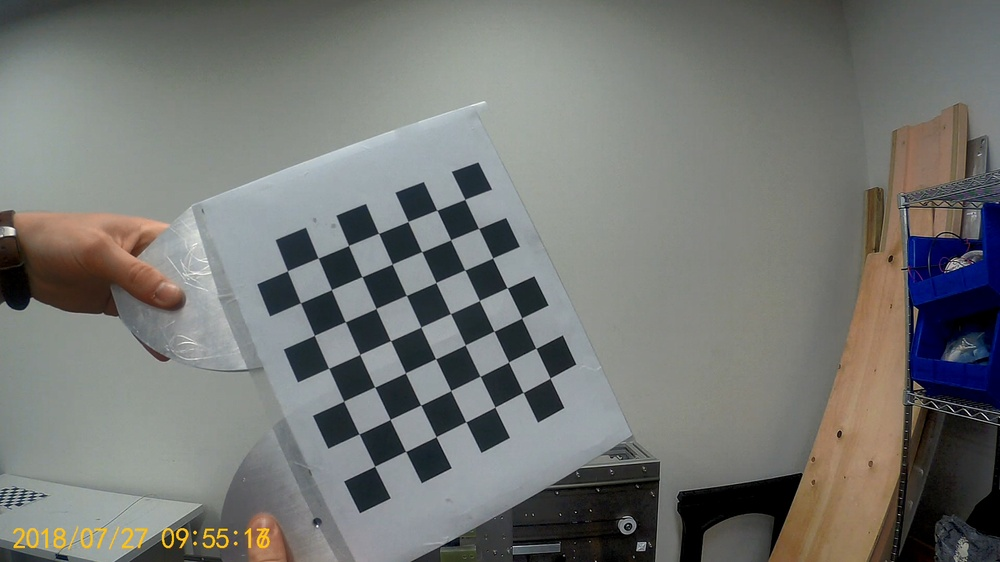
#> input picture Distortion Calibration/samples/1.1.jpg, 1000 x 562 px, shrunk from 1920 x 1080 before the run; its folder holds only this picture in this run
$ python calibrateCamera.py samples/1.1.jpg
#> lines starting #> are read from the running program, lines starting #| are printed output that depends on the picture; long printed decimals are rounded
### Distortion Calibration/common.py
#!/usr/bin/env python

'''
This module contains some common routines used by other samples.
'''

# Python 2/3 compatibility
from __future__ import print_function
import sys
PY3 = sys.version_info[0] == 3

if PY3:
    from functools import reduce

import numpy as np
import cv2 as cv

# built-in modules
import os
import itertools as it
from contextlib import contextmanager

image_extensions = ['.bmp', '.jpg', '.jpeg', '.png', '.tif', '.tiff', '.pbm', '.pgm', '.ppm']

class Bunch(object):
    def __init__(self, **kw):
        self.__dict__.update(kw)
    def __str__(self):
        return str(self.__dict__)

def splitfn(fn):
    path, fn = os.path.split(fn)
    name, ext = os.path.splitext(fn)
    return path, name, ext

def anorm2(a):
    return (a*a).sum(-1)
def anorm(a):
    return np.sqrt( anorm2(a) )

# [44 lines left out: functions homotrans, to_rect, rect2rect_mtx, lookat, mtx2rvec, draw_str, not called in this run]

class Sketcher:
    # [8 lines left out: function __init__, not called in this run]

    def show(self):
        cv.imshow(self.windowname, self.dests[0])

    # [13 lines left out: function on_mouse, not called in this run]


# palette data from matplotlib/_cm.py
_jet_data =   {'red':   ((0., 0, 0), (0.35, 0, 0), (0.66, 1, 1), (0.89,1, 1),
                         (1, 0.5, 0.5)),
               'green': ((0., 0, 0), (0.125,0, 0), (0.375,1, 1), (0.64,1, 1),
                         (0.91,0,0), (1, 0, 0)),
               'blue':  ((0., 0.5, 0.5), (0.11, 1, 1), (0.34, 1, 1), (0.65,0, 0),
                         (1, 0, 0))}

cmap_data = { 'jet' : _jet_data }

# [14 lines left out: function make_cmap, not called in this run]

def nothing(*arg, **kw):
    pass

def clock():
    return cv.getTickCount() / cv.getTickFrequency()

# [8 lines left out: function Timer, not called in this run]

class StatValue:
    def __init__(self, smooth_coef = 0.5):
        self.value = None
        self.smooth_coef = smooth_coef
    # [6 lines left out: function update, not called in this run]

class RectSelector:
    # [31 lines left out: functions __init__, onmouse, draw, not called in this run]
    @property
    def dragging(self):
        return self.drag_rect is not None


# [24 lines left out: functions grouper, mosaic, not called in this run]

def getsize(img):
    h, w = img.shape[:2]
    return w, h

def mdot(*args):
    return reduce(np.dot, args)

# [4 lines left out: function draw_keypoints, not called in this run]

### Distortion Calibration/calibrateCamera.py
#!/usr/bin/env python

'''
camera calibration for distorted images with chess board samples
reads distorted images, calculates the calibration and write undistorted images

usage:
    calibrate.py [--debug <output path>] [--square_size] [<image mask>]

default values:
    --debug:    ./output/
    --square_size: 1.0
    <image mask> defaults to ../data/left*.jpg
'''

# Python 2/3 compatibility
from __future__ import print_function

import numpy as np
import cv2 as cv

# local modules
from common import splitfn

# built-in modules
import os

if __name__ == '__main__':
    import sys
    import getopt
    from glob import glob

    args, img_mask = getopt.getopt(sys.argv[1:], '', ['debug=', 'square_size=', 'threads='])
    args = dict(args)
    args.setdefault('--debug', './output/')
    args.setdefault('--square_size', 1.0)
    args.setdefault('--threads', 4)
    if not img_mask:
        img_mask = 'Samples/*.jpg'  # default
    else:


        img_mask = img_mask[0]

    img_names = glob(img_mask)
    debug_dir = args.get('--debug')
    if debug_dir and not os.path.isdir(debug_dir):
        os.mkdir(debug_dir)
    square_size = float(args.get('--square_size'))

    pattern_size = (7, 7)
    pattern_points = np.zeros((np.prod(pattern_size), 3), np.float32)
    pattern_points[:, :2] = np.indices(pattern_size).T.reshape(-1, 2)
    pattern_points *= square_size
    clahe = cv.createCLAHE(clipLimit=2.0, tileGridSize=(8,8)) #contrast-limited histogram equalization
    obj_points = []
    img_points = []
    h, w = cv.imread(img_names[0], 0).shape[:2]  # TODO: use imquery call to retrieve results
#> h = 562; w = 1000

    def processImage(fn):
#> called with fn = 'samples/1.1.jpg'
        print('processing %s... ' % fn)
        img = cv.imread(fn, 0)
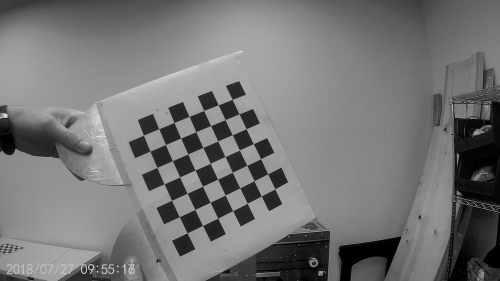
#> img: shape (562, 1000) (shown at 1/2 size); min 0, max 255, mean 116.9
        if img is None:
            print("Failed to load", fn)
            return None

        assert w == img.shape[1] and h == img.shape[0], ("size: %d x %d ... " % (img.shape[1], img.shape[0]))
        found, corners = cv.findChessboardCorners(img, pattern_size)
#> found = True; corners = 49 rows, first 8: [464.8, 199.4], [478.6, 228.4], [492.6, 258.1], [507.3, 287.7], [521.7, 318], [535.9, 348.3], [550.1, 378], [436.9, 210.3]
        if found:
            term = (cv.TERM_CRITERIA_EPS + cv.TERM_CRITERIA_COUNT, 30, 0.1)
            cv.cornerSubPix(img, corners, (5, 5), (-1, -1), term)

        if debug_dir:
            vis = cv.cvtColor(img, cv.COLOR_GRAY2BGR)
            cv.drawChessboardCorners(vis, pattern_size, corners, found)
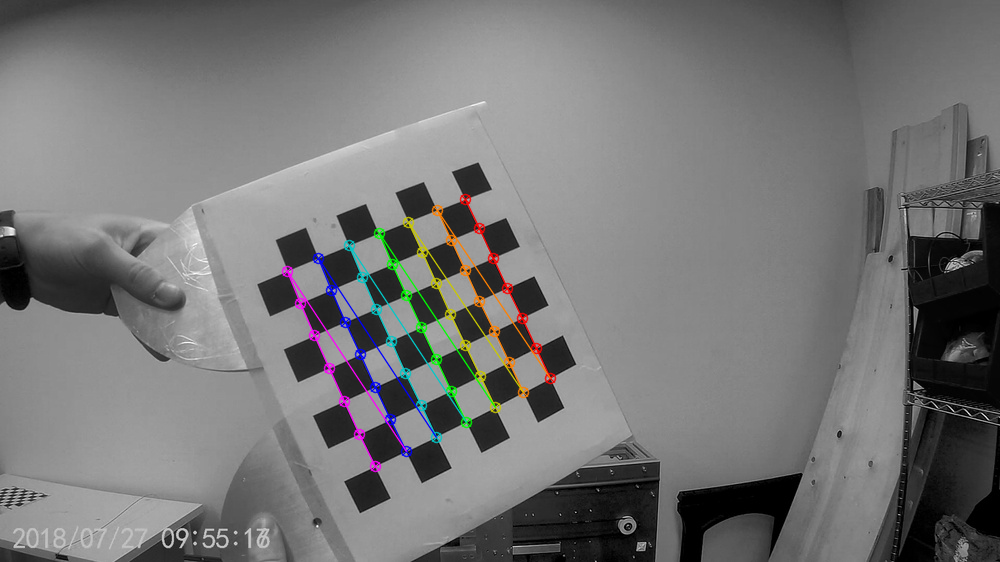
#> vis: shape (562, 1000, 3); mean B, G, R 116.9, 117, 117.2
            _path, name, _ext = splitfn(fn)
            outfile = os.path.join(debug_dir, name + '_chess.png')
            cv.imwrite(outfile, vis)

        if not found:
            print('chessboard not found')
            return None

        print('           %s... OK' % fn)
        return (corners.reshape(-1, 2), pattern_points)

    threads_num = int(args.get('--threads'))
    if threads_num <= 1:
        chessboards = [processImage(fn) for fn in img_names]
    else:
        print("Run with %d threads..." % threads_num)
        from multiprocessing.dummy import Pool as ThreadPool
        pool = ThreadPool(threads_num)
        chessboards = pool.map(processImage, img_names)
#> chessboards = 1 item

    chessboards = [x for x in chessboards if x is not None]
    for (corners, pattern_points) in chessboards:
        img_points.append(corners)
        obj_points.append(pattern_points)
#> this loop made 1 pass
#> after the loop, img_points = 1 point arrays, longest 49 points; obj_points = 1 item

    # calculate camera distortion
    rms, camera_matrix, dist_coefs, rvecs, tvecs = cv.calibrateCamera(obj_points, img_points, (w, h), None, None)
#> rms = 0.088; camera_matrix = [[784, 0, 543.3], [0, 827.1, 262.1], [0, 0, 1]]; dist_coefs = [[-0.742, -0.202, 0.0108, -0.0527, 5.55]]; rvecs = ([-0.498, -0.14, 1.11],); tvecs = ([-2.47, -1.89, 24.8],)

    print("\nRMS:", rms)
#| RMS: 0.08799
    print("camera matrix:\n", camera_matrix)
#| camera matrix:
#|  [[783.988   0.         543.340]
#|  [  0.         827.138 262.129]
#|  [  0.           0.           1.        ]]
    print("distortion coefficients: ", dist_coefs.ravel())
#| distortion coefficients:  [-0.7415 -0.2022  0.01078 -0.0527  5.551]

    # undistort the image with the calibration
    print('')
    for fn in img_names if debug_dir else []:
        path, name, ext = splitfn(fn)
        img_found = os.path.join(debug_dir, name + '_chess.png')
        outfile = os.path.join(debug_dir, name + '_undistorted.png')

        img = cv.imread(img_found)
        if img is None:
            continue

        h, w = img.shape[:2]
        newcameramtx, roi = cv.getOptimalNewCameraMatrix(camera_matrix, dist_coefs, (w, h), 0, (w, h))
#> newcameramtx = [[1520.2, 0, 438.3], [0, 1804.1, 280.2], [0, 0, 1]]; roi = (0, 0, 999, 561)

        dst = cv.undistort(img, camera_matrix, dist_coefs)
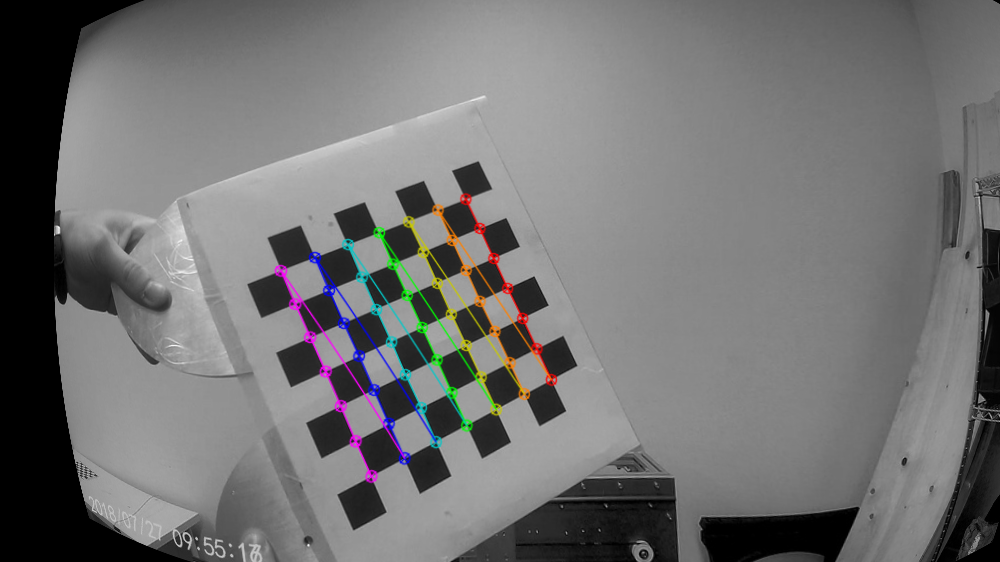
#> dst: shape (562, 1000, 3); mean B, G, R 113.8, 113.8, 114
        np.savez("CameraCalibration",Cmtx=camera_matrix,distortion=dist_coefs)
        # crop and save the image
        x, y, w, h = roi
#> x = 0; y = 0; w = 999; h = 561
        #dst = dst[y:y+h, x:x+w]

        print('Undistorted image written to: %s' % outfile)
        cv.imwrite(outfile, dst)

    cv.destroyAllWindows()

$ run again, on Distortion Calibration/samples/1.120.jpg
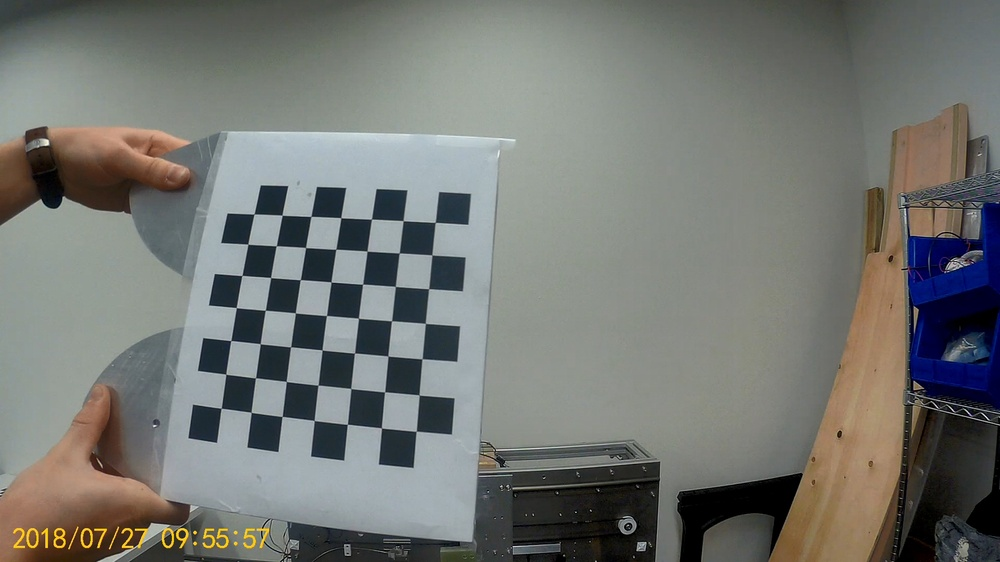
#> input picture Distortion Calibration/samples/1.120.jpg, 1000 x 562 px, shrunk from 1920 x 1080 before the run
#> `h, w = cv.imread(img_names[0], 0).shape[:2]`: h = 562; w = 1000
#> found = True; corners = 49 rows, first 8: [254, 214], [282.1, 215.2], [310.9, 216.4], [340.8, 217.7], [371.4, 219.1], [403.1, 220.7], [435.3, 222.4], [247.9, 244.1]
#> in processImage, `cv.drawChessboardCorners(vis, pattern_size, corners, found)`:
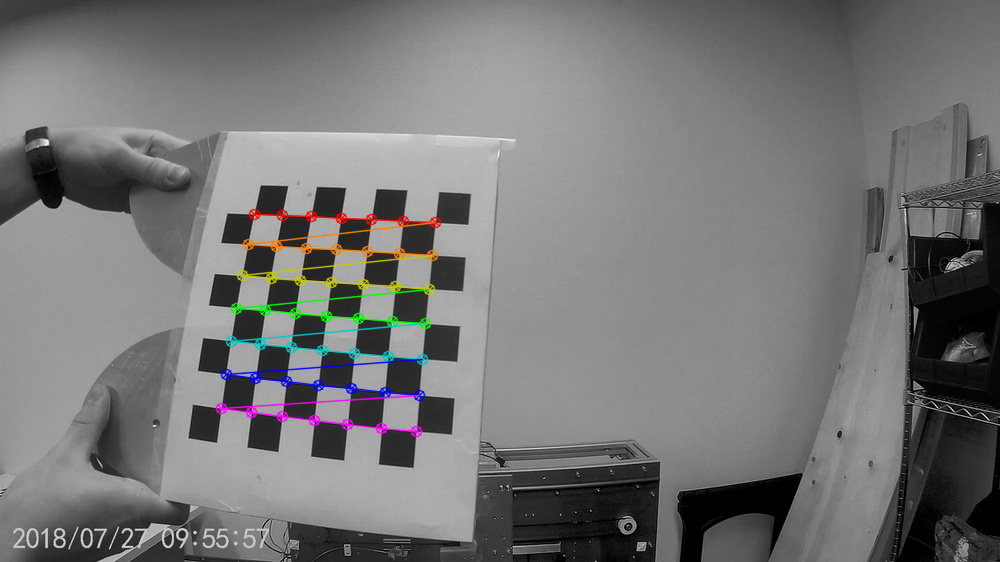
#> vis: shape (562, 1000, 3); mean B, G, R 117, 117.1, 117.3
#> chessboards = 1 item
#> the loop `for (corners, pattern_points) in chessboards:` made 1 pass
#> after the loop `for (corners, pattern_points) in chessboards:`: img_points = 1 point arrays, longest 49 points; obj_points = 1 item
#> rms = 0.0753; camera_matrix = [[163.6, 0, 502.3], [0, 163.9, 273.9], [0, 0, 1]]; dist_coefs = [[-0.0324, 0.00339, -0.000841, -0.00175, -0.00024]]; rvecs = ([-0.0865, 0.00359, 0.0617],); tvecs = ([-8.02, -1.93, 4.97],)
#| RMS: 0.07533
#| camera matrix:
#|  [[163.644   0.         502.292]
#|  [  0.         163.920 273.923]
#|  [  0.           0.           1.        ]]
#| distortion coefficients:  [-0.03242  0.003392 -0.0008407 -0.001745 -0.0002398]
#> newcameramtx = [[163.6, 0, 502.3], [0, 163.9, 273.9], [0, 0, 1]]; roi = (0, 0, 999, 561)
#> `dst = cv.undistort(img, camera_matrix, dist_coefs)`:
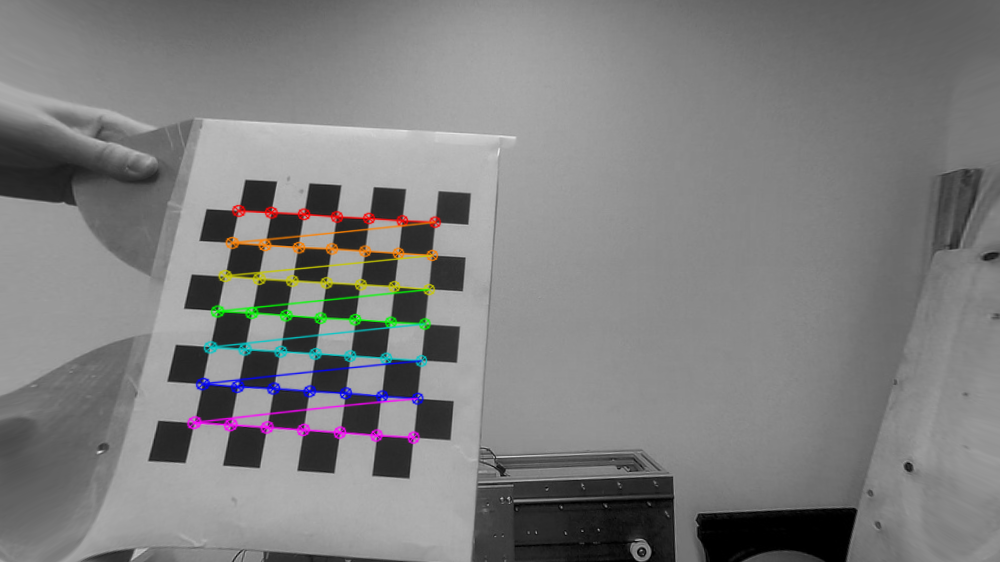
#> dst: shape (562, 1000, 3); mean B, G, R 125.7, 125.7, 126
#> `x, y, w, h = roi`: x = 0; w = 999; h = 561

$ run again, on Distortion Calibration/samples/1.13.jpg
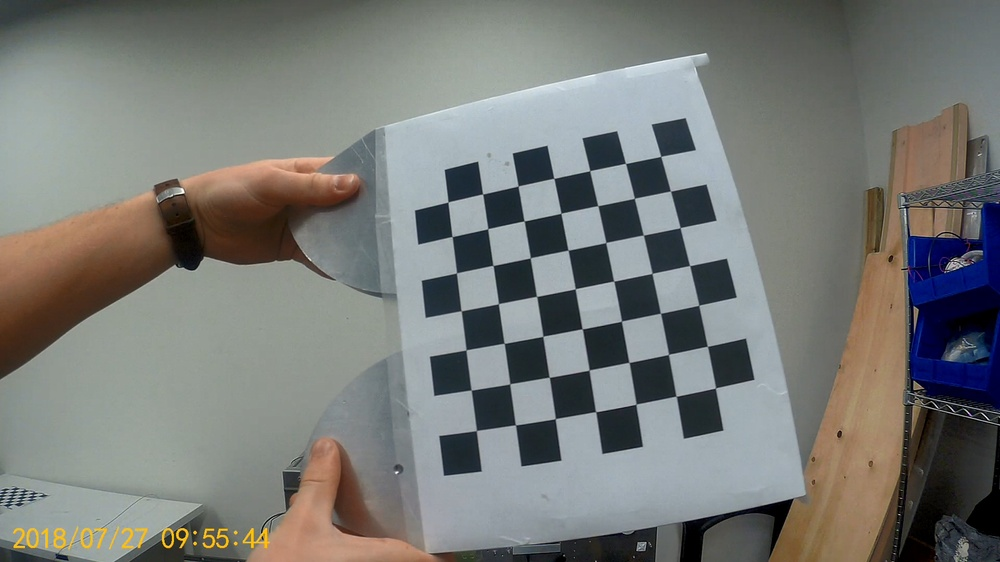
#> input picture Distortion Calibration/samples/1.13.jpg, 1000 x 562 px, shrunk from 1920 x 1080 before the run
#> `h, w = cv.imread(img_names[0], 0).shape[:2]`: h = 562; w = 1000
#> found = True; corners = 49 rows, first 8: [660.8, 156.5], [670.5, 191.1], [680.1, 227.5], [689.7, 265.5], [698.7, 305.4], [707.3, 346.3], [715.3, 388.1], [625.5, 163.4]
#> in processImage, `cv.drawChessboardCorners(vis, pattern_size, corners, found)`:
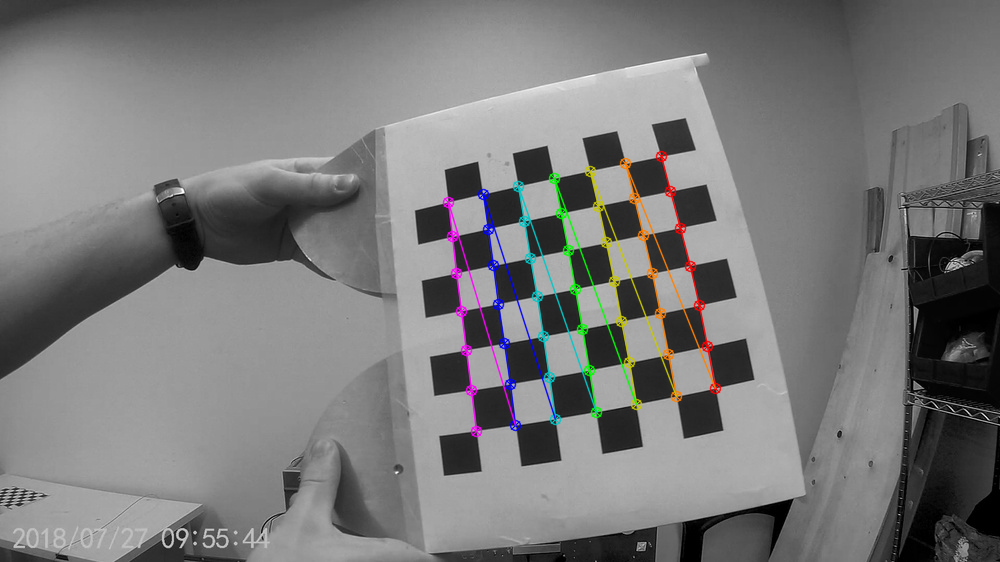
#> vis: shape (562, 1000, 3); mean B, G, R 120.6, 120.8, 121
#> chessboards = 1 item
#> the loop `for (corners, pattern_points) in chessboards:` made 1 pass
#> after the loop `for (corners, pattern_points) in chessboards:`: img_points = 1 point arrays, longest 49 points; obj_points = 1 item
#> rms = 0.0885; camera_matrix = [[497.6, 0, 478.5], [0, 516.9, 273.8], [0, 0, 1]]; dist_coefs = [[-0.323, 0.328, 2.84e-07, -0.00241, -0.266]]; rvecs = ([-0.0431, 0.361, 1.39],); tvecs = ([4.94, -3.06, 12.69],)
#| RMS: 0.08847
#| camera matrix:
#|  [[497.619   0.         478.539]
#|  [  0.         516.887 273.798]
#|  [  0.           0.           1.        ]]
#| distortion coefficients:  [-3.22924966e-01  3.27892234e-01  2.83798683e-07 -2.41261667e-03
#|  -2.65790923e-01]
#> newcameramtx = [[497.6, 0, 478.5], [0, 516.9, 273.8], [0, 0, 1]]; roi = (0, 0, 999, 561)
#> `dst = cv.undistort(img, camera_matrix, dist_coefs)`:
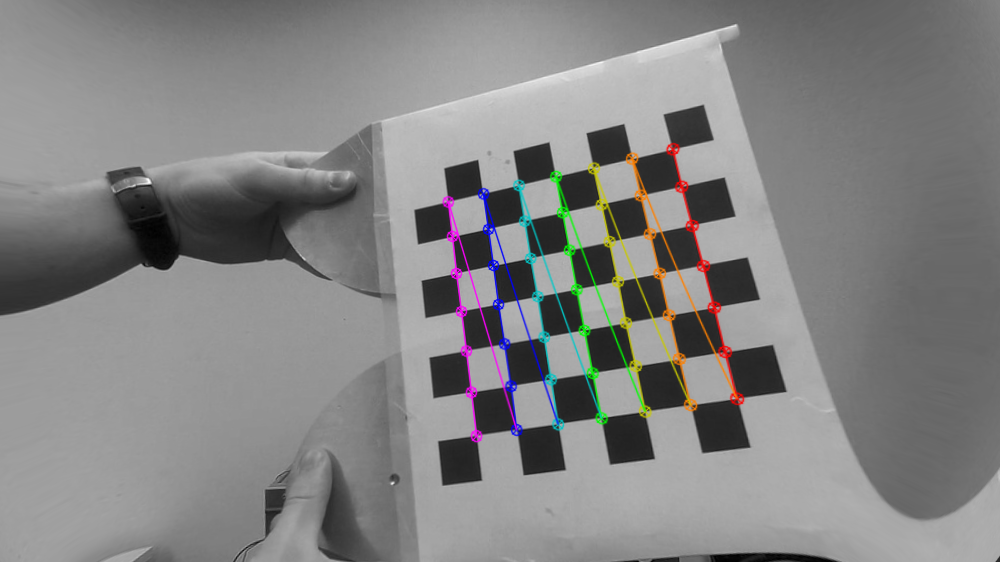
#> dst: shape (562, 1000, 3); mean B, G, R 130.7, 130.9, 131.2
#> `x, y, w, h = roi`: x = 0; w = 999; h = 561
